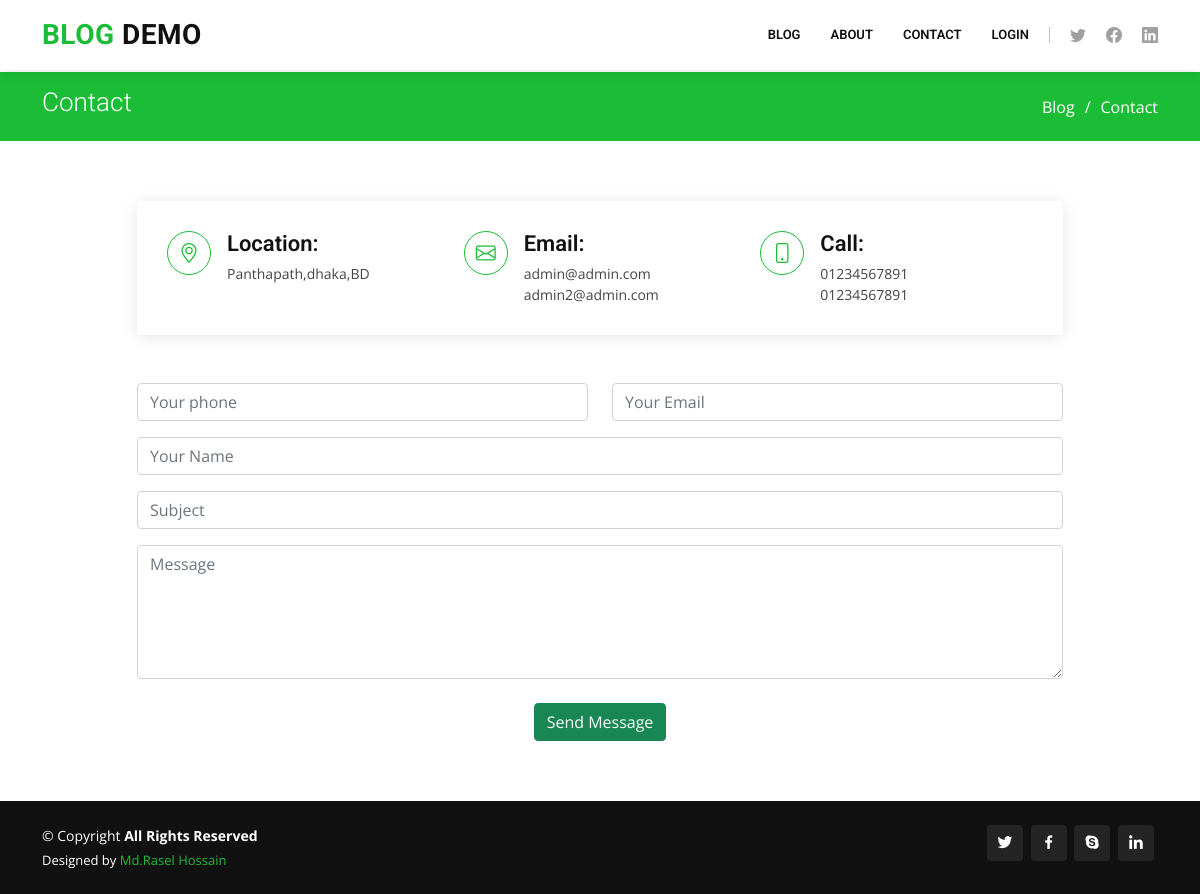
The app's page /contact with its own data.
### home/models.py (models this page shows, shortened)
class information(models.Model):
	location 	= models.CharField(max_length=80, blank=False)
	email 		= models.EmailField(max_length=30, blank=False)
	email2 		= models.EmailField(max_length=30, blank=False)
	call 		= models.CharField(max_length=15, blank=False)
	call2 		= models.CharField(max_length=15, blank=False)

### home/views.py (the view, shortened to what this page needs)
# urls.py: path('contact', views.contactView, name='contact'),
def contactView(request):
	all_data = information.objects.all()[0]
	data={
		'inform':all_data
	}
	return render(request, 'home/contact.html', data)

### template/home/contact.html (shortened to what this page needs)
{% block header %}
    {% include  'common/header.html' %}
{% endblock header %}
{% load static %}
  <main id="main">
    <section id="breadcrumbs" class="breadcrumbs">
      <div class="container">
        <div class="d-flex justify-content-between align-items-center">
          <h2>Contact</h2>
          <ol>
            <li><a href="/blog">Blog</a></li>
            <li>Contact</li>
          </ol>
        </div>
      </div>
    </section>
    <section id="contact" class="contact">
      <div class="container">
        <div class="row justify-content-center" data-aos="fade-up">
          <div class="col-lg-10">
            <div class="info-wrap">
             <div class="row">
                <div class="col-lg-4 info">
                  <i class="bi bi-geo-alt"></i>
                  <h4>Location:</h4>
                  <p>{{ inform.location }}</p>
                </div>
                <div class="col-lg-4 info mt-4 mt-lg-0">
                  <i class="bi bi-envelope"></i>
                  <h4>Email:</h4>
                  <p>{{ inform.email }}<br>{{ inform.email2 }}</p>
                </div>
                <div class="col-lg-4 info mt-4 mt-lg-0">
                  <i class="bi bi-phone"></i>
                  <h4>Call:</h4>
                  <p>{{ inform.call }}<br>{{ inform.call2 }}</p>
                </div>
              </div>
            </div>
          </div>
        </div>
        <div class="row mt-5 justify-content-center" data-aos="fade-up">
          <div class="col-lg-10">
            <form action="/contact" method="post" role="form" >
              <div class="row">
                  <div class="col-md-6 form-group">
                    <input type="phone" name="phone" class="form-control" id="phone" placeholder="Your phone" required>
                  </div>
                  <div class="col-md-6 form-group mt-3 mt-md-0">
                    <input type="email" class="form-control" name="email" id="email" placeholder="Your Email" required>
                  </div>
              </div>
              <div class="form-group mt-3">
                <input type="name" class="form-control" name="name" id="name" placeholder="Your Name" required>
              </div>
              <div class="form-group mt-3">
                <input type="text" class="form-control" name="subject" id="subject" placeholder="Subject" required>
              </div>
              <div class="form-group mt-3">
                <textarea class="form-control" name="content" rows="5" placeholder="Message" required></textarea>
              </div>
              <br>
              <div class="text-center">
                <button type="submit" class="btn btn-success">Send Message</button>
              </div>
            </form>
          </div>
        </div>
      </div>
    </section>
  </main>
{% block footer %}
    {% include  'common/footer.html' %}
{% endblock footer %}

### static/css/style.css (style rules this page uses)
body { font-family: "Open Sans", sans-serif; color: #4d4643; }
a { color: #1bbd36; text-decoration: none; }
h1, h2, h3, h4, h5, h6 { font-family: "Roboto", sans-serif; }
section { padding: 60px 0; overflow: hidden; }
.breadcrumbs { padding: 15px 0; background: #1bbd36; min-height: 40px; margin-top: 72px; }
.breadcrumbs h2 { font-size: 26px; font-weight: 300; color: #fff; }
.breadcrumbs ol { display: flex; flex-wrap: wrap; list-style: none; padding: 0; margin: 0; color: #fff; }
.breadcrumbs ol a { color: #fff; }
.breadcrumbs ol li + li { padding-left: 10px; }
.breadcrumbs ol li + li::before { display: inline-block; padding-right: 10px; color: #fff; content: "/"; }
.contact .info-wrap { box-shadow: 0px 2px 15px rgba(0, 0, 0, 0.1); padding: 30px; }
.contact .info { background: #fff; }
.contact .info i { font-size: 20px; color: #1bbd36; float: left; width: 44px; height: 44px; border: 1px solid #1bbd36; display: flex; justify-content: center; align-items: center; border-radius: 50px; transition: all 0.3s; }
.contact .info h4 { padding: 0 0 0 60px; font-size: 22px; font-weight: 600; margin-bottom: 5px; color: #111; }
.contact .info p { padding: 0 0 0 60px; margin-bottom: 0; font-size: 14px; color: #444444; }

### records on screen
information: location "Panthapath,dhaka,BD", email "admin@admin.com", email2 "admin2@admin.com", call "01234567891", call2 "01234567891"
